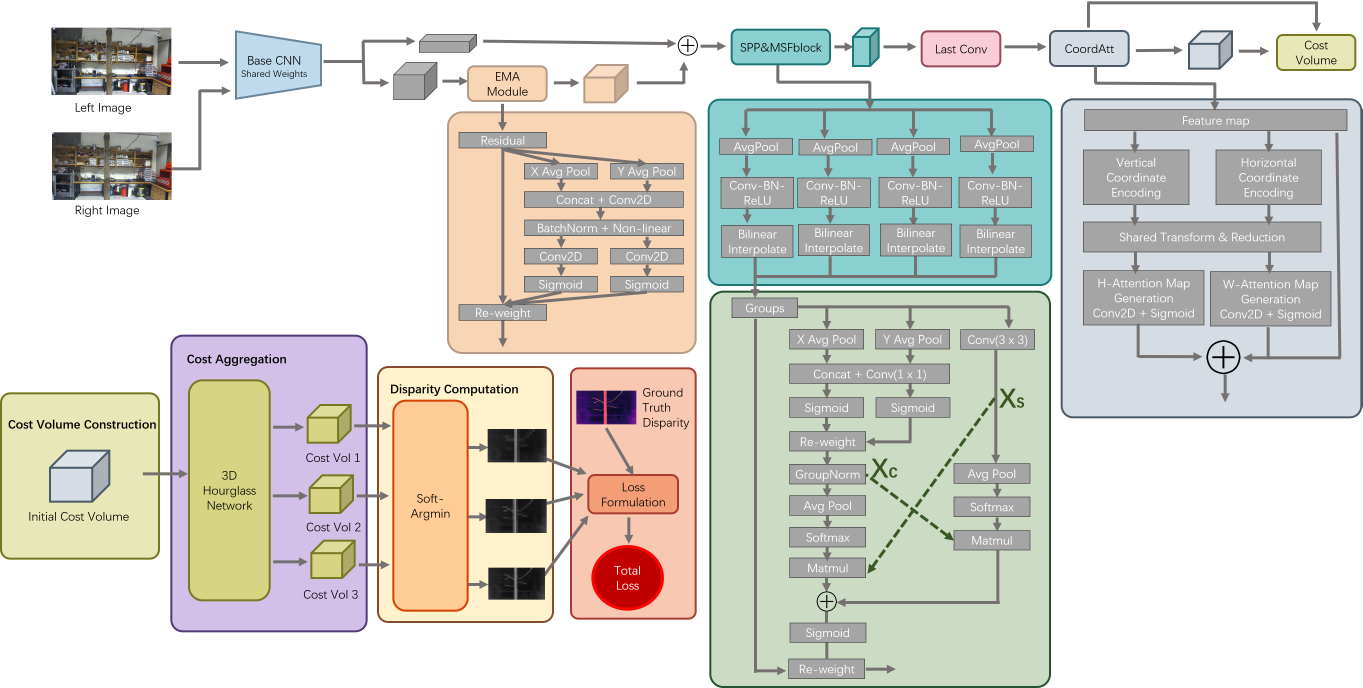
#> input picture assets/flow_chart.png, 4087 x 2064 px, found by its file name (shown at 1/3 size); its folder holds 7 pictures in this run
$ python make_readme_assets.py
#> lines starting #> are read from the running program, lines starting #| are printed output that depends on the picture
#!/usr/bin/env python3
"""Build every image in ../../assets/ for the README.

Sources, all outside this repository (they are the raw evaluation dumps and the
paper's own figure inputs), resolved relative to the *project* root -- the
directory that holds both this repository and the EMCStereo run tree:

  <project>/EMCStereo/output/eval/default/disparity/disp_XXXX.png
        the deployed checkpoint's VirtualTree validation visualisations,
        1920x2160 with the prediction on top of the ground truth, JET over
        [0, 192].  Its eval_results.txt reports epe 1.314849, which identifies
        it as the checkpoint released in checkpoints/.
  <project>/icra_2027_paper3/Others_output_new2/virtualtree/eval/default/panels/left_XXXX.png
        the matching left input frames.  These are model-independent, and
        check_panel_alignment.py proves the two dumps enumerate the split in
        the same order.
  <project>/trees/{left,right}_2988.png, depth_2988.exr
        one raw VirtualTree *test*-split sample (line 1 of
        data/virtualtree_test.txt), used for the dataset figure.
  <project>/icra_2027_paper3/{left_image_3305,EMCStereo_3305,DEFOM-Stereo_3305}.png
        the real ZED Mini pair and the two disparity maps of the paper figure.
  <project>/icra_2027_paper3/{flow_chart,qual_synth,qual_sceneflow}.png
        the paper's architecture and qualitative figures.
  <project>/icra_2027_paper3/final_results/virtualtree/emcstereo_headline/logs/
        the deployed run's training log, for the validation curve.

    python tools/figures/make_readme_assets.py            # build everything
    python tools/figures/make_readme_assets.py --only curve ablation
"""
from __future__ import annotations

import argparse
import os
import re
from pathlib import Path

os.environ.setdefault('OPENCV_IO_ENABLE_OPENEXR', '1')

import cv2
import numpy as np
from PIL import Image, ImageDraw, ImageFont

REPO = Path(__file__).resolve().parents[2]
PROJECT = REPO.parent                      # .../icra_2027_paper3
WORKSPACE = PROJECT.parent                 # holds EMCStereo/, trees/, ...
ASSETS = REPO / 'assets'

DISP = WORKSPACE / 'EMCStereo' / 'output' / 'eval' / 'default' / 'disparity'
LEFT = (PROJECT / 'Others_output_new2' / 'virtualtree' / 'eval' / 'default'
        / 'panels')
TREES = WORKSPACE / 'trees'
LOG = (PROJECT / 'final_results' / 'virtualtree' / 'emcstereo_headline'
       / 'logs' / 'emcstereo_default.log')

# VirtualTree rig (see data/virtualtree.py).
BASELINE_CM, FOCAL_PX, MAX_DISP = 6.3, 960.0, 192

INK = (26, 29, 33)
GAP = 8
LABEL_H = 30


# ───────────────────────────── helpers ─────────────────────────────
# [9 lines left out: function font, not called in this run]


def need(*paths):
    missing = [p for p in paths if not Path(p).exists()]
    if missing:
        raise SystemExit('missing input(s):\n  ' + '\n  '.join(map(str, missing)))


def fit(im, width):
    return im.resize((width, round(im.height * width / im.width)), Image.LANCZOS)


def on_white(path, width=None):
    """Load a PNG, flattening any alpha onto white (transparent diagrams are
    unreadable on GitHub's dark theme)."""
    im = Image.open(path)
    if im.mode in ('RGBA', 'LA', 'P'):
        im = im.convert('RGBA')
        bg = Image.new('RGBA', im.size, (255, 255, 255, 255))
        im = Image.alpha_composite(bg, im)
    im = im.convert('RGB')
    return fit(im, width) if width else im


def scene(idx, width):
    """left RGB, ground truth, prediction for one saved validation sample."""
    dp, lp = DISP / f'disp_{idx:04d}.png', LEFT / f'left_{idx:04d}.png'
    need(dp, lp)
    im = Image.open(dp).convert('RGB')
    h = im.height // 2                       # top = prediction, bottom = GT
    pred, gt = im.crop((0, 0, im.width, h)), im.crop((0, h, im.width, im.height))
    left = Image.open(lp).convert('RGB')
    if left.size != gt.size:
        raise SystemExit(f'size mismatch for scene {idx}: {left.size} vs {gt.size}')
    return [fit(p, width) for p in (left, gt, pred)]


# [26 lines left out: functions sheet, jet, not called in this run]


def save(im, name):
    ASSETS.mkdir(parents=True, exist_ok=True)
    p = ASSETS / name
    im.save(p, optimize=True)
    print(f'wrote {p.relative_to(REPO)}  {im.size[0]}x{im.size[1]}  '
          f'{p.stat().st_size / 1e6:.2f} MB')


# ───────────────────────────── builders ─────────────────────────────
def build_architecture():
    """The EMCStereo block diagram, flattened onto white."""
    src = PROJECT / 'flow_chart.png'
    need(src)
    save(on_white(src, 2200), 'architecture.png')


def build_qual_virtualtree():
    """The paper's Fig. 2 (validation scenes 7, 5, 6, 8)."""
    src = PROJECT / 'qual_synth.png'
    need(src)
    save(on_white(src), 'qual_virtualtree.png')


def build_qual_gallery():
    """All ten saved validation scenes — the complete dump, nothing selected."""
    rows = [scene(i, 300) for i in range(10)]
    save(sheet(rows, ['Left image', 'Ground truth', 'EMCStereo'], 300,
               title_size=17),
         'qual_virtualtree_gallery.png')


# [110 lines left out: functions build_qual_sceneflow, build_qual_real, build_virtualtree_sample, build_detail, _curve_points, build_curve, not called in this run]


# EPE of the eight grid runs, plus the independent repeat of the baseline that
# fixes the noise floor. Values from results/expected_metrics.json.
ABLATION = [
    ('none',           1.748995),
    ('EMA',            1.739770),
    ('MSF',            1.776870),
    ('Coord',          1.785270),
    ('EMA+MSF',        1.737644),
    ('EMA+Coord',      1.735543),
    ('MSF+Coord',      1.791517),
    ('EMA+MSF+Coord',  1.752222),
]
REPEAT = 1.740423


# [41 lines left out: function build_ablation, not called in this run]


BUILDERS = {
    'architecture': build_architecture,
    'virtualtree': build_qual_virtualtree,
    'gallery': build_qual_gallery,
    'sceneflow': build_qual_sceneflow,
    'real': build_qual_real,
    'sample': build_virtualtree_sample,
    'detail': build_detail,
    'curve': build_curve,
    'ablation': build_ablation,
}


def main():
    ap = argparse.ArgumentParser(description=__doc__)
    ap.add_argument('--only', nargs='*', choices=sorted(BUILDERS),
                    help='build a subset (default: everything)')
    a = ap.parse_args()
    for name in (a.only or BUILDERS):
        print(f'-- {name}')
        BUILDERS[name]()
#> this loop made 3 passes
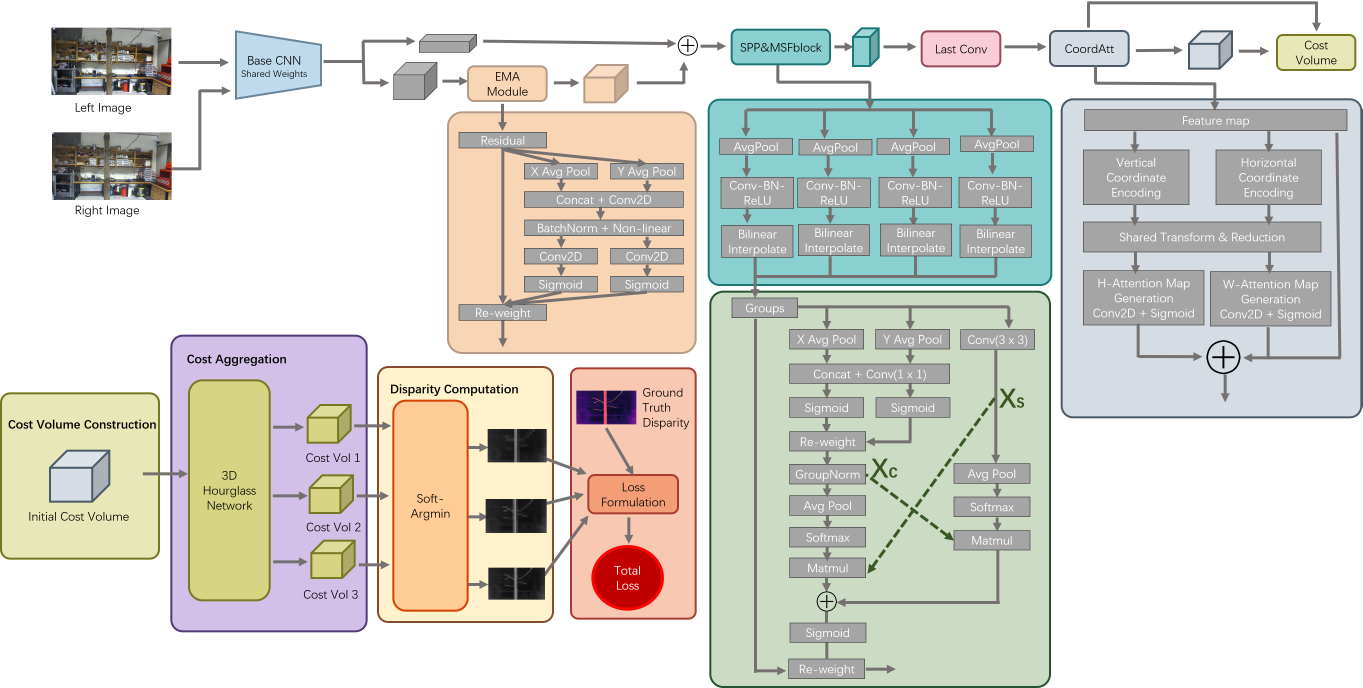
#> input picture assets/flow_chart.png, 4087 x 2064 px, found by its file name (shown at 1/3 size)
#> pass 1, in save, `im.save(p, optimize=True)`:
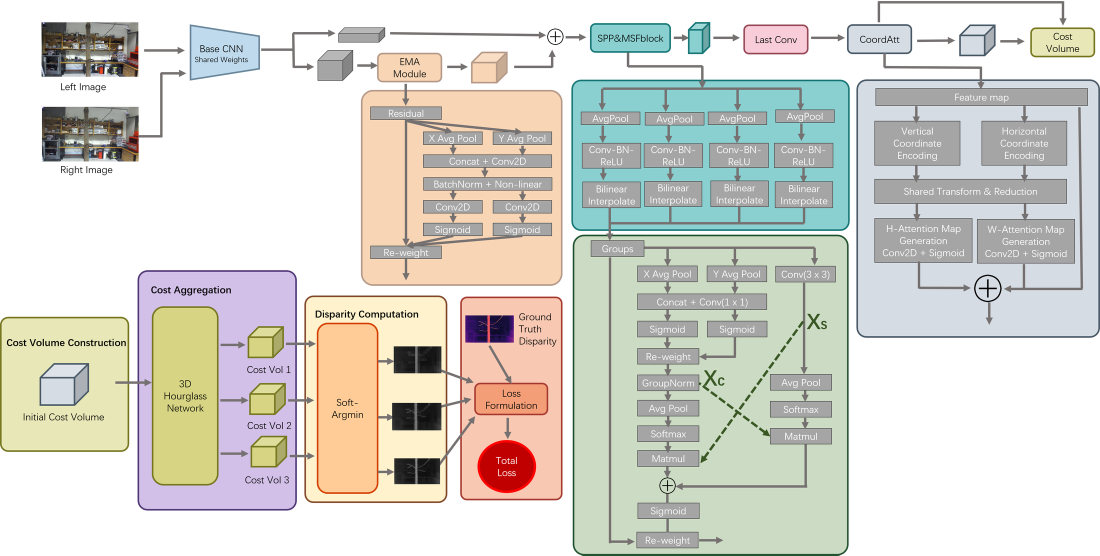
#> saved as architecture.png: PIL image 2200x1111 RGB (shown at 1/2 size); mean R, G, B 215.5, 214.7, 206.7
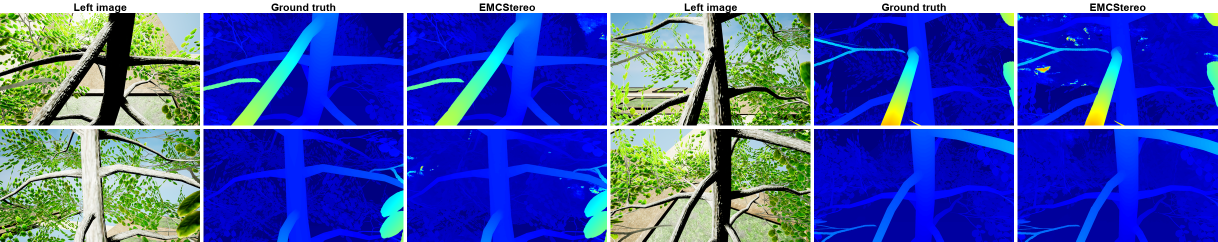
#> input picture assets/qual_synth.png, 2435 x 483 px, found by its file name (shown at 1/2 size)
    return 0


if __name__ == '__main__':
#> (the run stopped early here; a loop or call above may not have finished)
